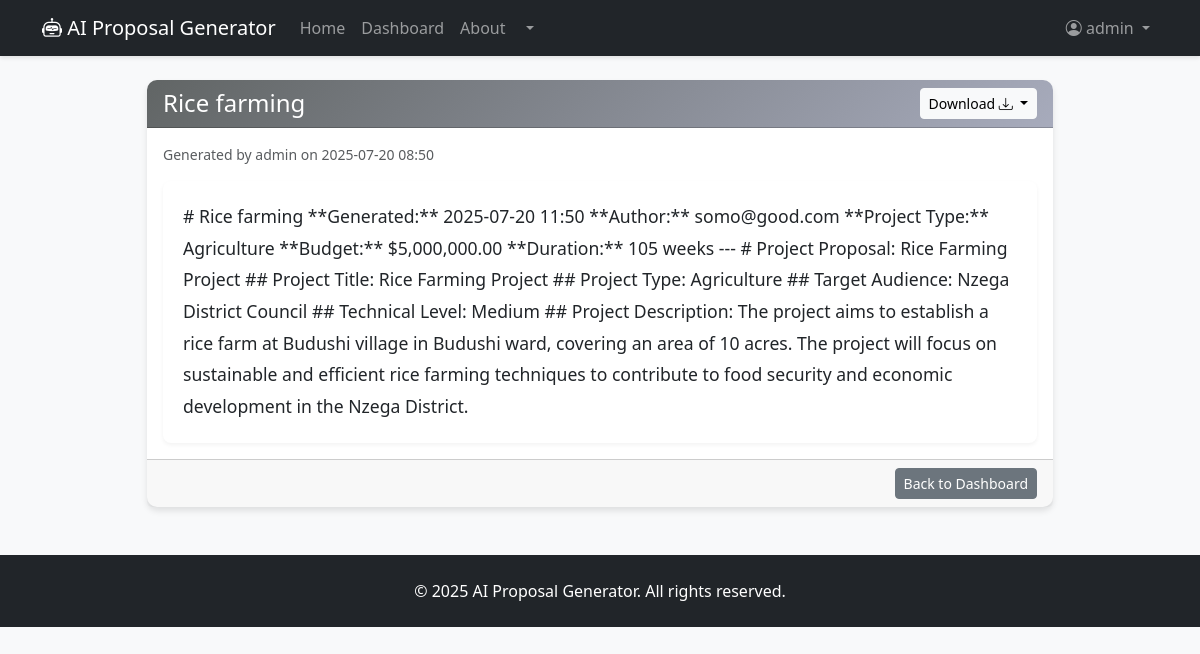
Page /proposal/9 (signed in) on the committed database.
### app/models.py (models this page shows, shortened)
class User(db.Model, UserMixin):
    id = db.Column(db.Integer, primary_key=True)
    username = db.Column(db.String(20), unique=True, nullable=False)
    email = db.Column(db.String(120), unique=True, nullable=False)
    password_hash = db.Column(db.String(128))
    proposals = db.relationship('Proposal', backref='author', lazy=True)

class Proposal(db.Model):
    id = db.Column(db.Integer, primary_key=True)
    title = db.Column(db.String(100), nullable=False)
    content = db.Column(db.Text, nullable=False)
    project_type = db.Column(db.String(50))
    generated_at = db.Column(db.DateTime, nullable=False, default=datetime.utcnow)
    user_id = db.Column(db.Integer, db.ForeignKey('user.id'), nullable=False)

### app/main/routes.py (the view)
@main_bp.route('/proposal/<int:proposal_id>')
@login_required
def view_proposal(proposal_id):
    proposal = Proposal.query.get_or_404(proposal_id)
    if proposal.user_id != current_user.id:
        flash('You are not authorized to view this proposal.', 'danger')
        return redirect(url_for('main.dashboard'))
    return render_template('main/proposal.html', proposal=proposal, datetime=datetime)

### app/models.py (called while the page is built)
@login_manager.user_loader
def load_user(user_id):
    return User.query.get(int(user_id))

### app/templates/main/proposal.html (shortened to what this page needs)
{% extends "main/base.html" %}
{% block content %}
<div class="container mt-4">
    <div class="row justify-content-center">
        <div class="col-lg-10">
            <div class="card">
                <div class="card-header d-flex justify-content-between align-items-center">
                    <h4 class="mb-0 text-white">{{ proposal.title }}</h4>
                    <div class="btn-group" role="group" aria-label="Download options">
                        <button type="button" class="btn btn-light btn-sm dropdown-toggle" data-bs-toggle="dropdown" aria-expanded="false">
                            Download <i class="bi bi-download"></i>
                        </button>
                    </div>
                </div>
                <div class="card-body">
                    <small class="text-muted d-block mb-3">Generated by {{ proposal.author.username }} on {{ moment(proposal.generated_at).format('YYYY-MM-DD HH:mm') }}</small>
                    <div class="proposal-content">
                        {{ proposal.content | safe }}
                    </div>
                </div>
                <div class="card-footer text-end">
                    <a href="{{ url_for('main.dashboard') }}" class="btn btn-secondary btn-sm">Back to Dashboard</a>
                </div>
            </div>
        </div>
    </div>
</div>
{% endblock %}

### app/templates/main/base.html (shortened to what this page needs)
<!DOCTYPE html>
<html lang="en">
<head>
    <link href="https://cdn.jsdelivr.net/npm/bootstrap@5.3.0/dist/css/bootstrap.min.css" rel="stylesheet">
    <link rel="stylesheet" href="https://cdn.jsdelivr.net/npm/bootstrap-icons@1.10.0/font/bootstrap-icons.css">
    <link rel="stylesheet" href="{{ url_for('static', filename='css/style.css') }}">
</head>
<body>
    <nav class="navbar navbar-expand-lg navbar-dark bg-dark mb-4">
        <div class="container">
            <a class="navbar-brand" href="{{ url_for('main.index') }}">
                <i class="bi bi-robot"></i> AI Proposal Generator
            </a>
            <div class="collapse navbar-collapse" id="navbarNav">
                <ul class="navbar-nav me-auto">
                    <li class="nav-item">
                        <a class="nav-link" href="{{ url_for('main.index') }}">Home</a>
                    </li>
                    <li class="nav-item">
                        <a class="nav-link" href="{{ url_for('main.dashboard') }}">Dashboard</a>
                    </li>
                    <li class="nav-item">
                        <a class="nav-link" href="{{ url_for('main.about') }}">About</a>
                    </li>
                    <li class="nav-item dropdown">
                        <a class="nav-link dropdown-toggle" href="#" data-bs-toggle="dropdown">
                        </a>
                    </li>
                </ul>
                <ul class="navbar-nav">
                    {% if current_user.is_authenticated %}
                    <li class="nav-item dropdown">
                        <a class="nav-link dropdown-toggle" href="#" id="navbarDropdown" role="button" data-bs-toggle="dropdown" aria-expanded="false">
                            <i class="bi bi-person-circle"></i> {{ current_user.username }}
                        </a>
                    </li>
                    {% endif %}
                </ul>
            </div>
        </div>
    </nav>
    <main class="container mb-5">
        {% block content %}{% endblock %}
    </main>
    <footer class="bg-dark text-white py-4 mt-5">
        <div class="container text-center">
            <p class="mb-0">&copy; {{ now.year }} AI Proposal Generator. All rights reserved.</p>
        </div>
    </footer>
</body>
</html>

### app/static/CSS/style.css (style rules this page uses)
body { font-family: 'Segoe UI', Tahoma, Geneva, Verdana, sans-serif; background-color: #f8f9fa; color: #212529; }
.navbar { box-shadow: 0 2px 4px rgba(0,0,0,.1); }
.card { border: none; border-radius: 10px; box-shadow: 0 4px 6px rgba(0,0,0,.1); transition: transform 0.3s ease; }
.card-header { border-radius: 10px 10px 0 0 !important; background: linear-gradient(135deg, #616565 0%, #a7abbc 100%); //background: linear-gradient(135deg, #667eea 0%, #764ba2 100%); color: white; }
.proposal-content { line-height: 1.8; font-size: 1.1rem; padding: 20px; background-color: #ffffff; border-radius: 8px; box-shadow: 0 2px 4px rgba(0,0,0,.05); }

### rows in the picture
User: username "admin", author.username "admin"
Proposal: title "Rice farming", generated_at "2025-07-20 08:50", content "# Rice farming **Generated:** 2025-07-20 11:50 **Author:** somo@good.com **Project Type:** Agriculture **Budget:** $5,000,000.00 **Duration:** 105 weeks --- # Project Proposal: Rice Farming Project ## Project Title: Rice Farming Project ## Project Type: Agriculture ## Target Audience: Nzega District Council ## Technical Level: Medium ## Project Description: The project aims to establish a rice farm at Budushi village in Budushi ward, covering an area of 10 acres. The project will focus on sustainable and efficient rice farming techniques to contribute to food security and economic development in the Nzega District."
